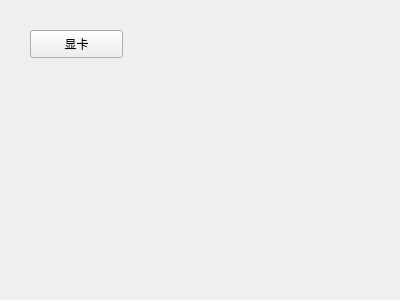
<?xml version="1.0" encoding="UTF-8"?>
<ui version="4.0">
 <class>config</class>
 <widget class="QWidget" name="config">
  <property name="geometry">
   <rect>
    <x>0</x>
    <y>0</y>
    <width>400</width>
    <height>300</height>
   </rect>
  </property>
  <property name="windowTitle">
   <string>Form</string>
  </property>
  <widget class="QPushButton" name="pushButton">
   <property name="geometry">
    <rect>
     <x>30</x>
     <y>30</y>
     <width>93</width>
     <height>28</height>
    </rect>
   </property>
   <property name="text">
    <string>显卡</string>
   </property>
  </widget>
 </widget>
 <resources/>
 <connections/>
</ui>
